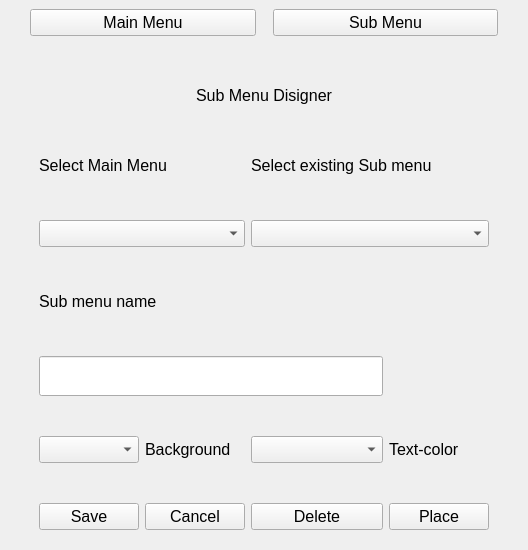
<?xml version="1.0" encoding="UTF-8"?>
<ui version="4.0">
 <class>Form</class>
 <widget class="QWidget" name="Form">
  <property name="geometry">
   <rect>
    <x>0</x>
    <y>0</y>
    <width>528</width>
    <height>550</height>
   </rect>
  </property>
  <property name="font">
   <font>
    <pointsize>12</pointsize>
   </font>
  </property>
  <property name="windowTitle">
   <string>Form</string>
  </property>
  <layout class="QGridLayout" name="gridLayout_4">
   <property name="leftMargin">
    <number>30</number>
   </property>
   <property name="topMargin">
    <number>9</number>
   </property>
   <property name="rightMargin">
    <number>30</number>
   </property>
   <property name="horizontalSpacing">
    <number>17</number>
   </property>
   <property name="verticalSpacing">
    <number>36</number>
   </property>
   <item row="0" column="0">
    <widget class="QPushButton" name="main_menu_btn">
     <property name="text">
      <string>Main Menu</string>
     </property>
    </widget>
   </item>
   <item row="0" column="1">
    <widget class="QPushButton" name="sub_menu_btn">
     <property name="text">
      <string>Sub Menu</string>
     </property>
    </widget>
   </item>
   <item row="2" column="0" colspan="2">
    <widget class="QStackedWidget" name="switch_menu">
     <property name="currentIndex">
      <number>1</number>
     </property>
     <widget class="QWidget" name="page">
      <layout class="QGridLayout" name="gridLayout">
       <property name="verticalSpacing">
        <number>40</number>
       </property>
       <item row="5" column="1">
        <widget class="QLabel" name="label_8">
         <property name="text">
          <string>Background</string>
         </property>
        </widget>
       </item>
       <item row="5" column="2">
        <widget class="QComboBox" name="text_color"/>
       </item>
       <item row="6" column="1">
        <widget class="QPushButton" name="cancel">
         <property name="maximumSize">
          <size>
           <width>100</width>
           <height>16777215</height>
          </size>
         </property>
         <property name="text">
          <string>Cancel</string>
         </property>
        </widget>
       </item>
       <item row="6" column="0">
        <widget class="QPushButton" name="save">
         <property name="maximumSize">
          <size>
           <width>100</width>
           <height>16777215</height>
          </size>
         </property>
         <property name="text">
          <string>Save</string>
         </property>
        </widget>
       </item>
       <item row="6" column="3">
        <widget class="QPushButton" name="place">
         <property name="maximumSize">
          <size>
           <width>100</width>
           <height>16777215</height>
          </size>
         </property>
         <property name="text">
          <string>Place</string>
         </property>
        </widget>
       </item>
       <item row="0" column="0" colspan="4">
        <widget class="QLabel" name="label">
         <property name="maximumSize">
          <size>
           <width>16777215</width>
           <height>60</height>
          </size>
         </property>
         <property name="text">
          <string>Main Menu Disigner</string>
         </property>
         <property name="alignment">
          <set>Qt::AlignCenter</set>
         </property>
        </widget>
       </item>
       <item row="3" column="0" colspan="4">
        <widget class="QLineEdit" name="name">
         <property name="minimumSize">
          <size>
           <width>0</width>
           <height>40</height>
          </size>
         </property>
         <property name="maximumSize">
          <size>
           <width>16777215</width>
           <height>40</height>
          </size>
         </property>
        </widget>
       </item>
       <item row="5" column="3">
        <widget class="QLabel" name="label_9">
         <property name="text">
          <string>Text Color</string>
         </property>
        </widget>
       </item>
       <item row="6" column="2">
        <widget class="QPushButton" name="delete_btn">
         <property name="text">
          <string>Delete</string>
         </property>
        </widget>
       </item>
       <item row="5" column="0">
        <widget class="QComboBox" name="bg_color"/>
       </item>
       <item row="2" column="0" colspan="4">
        <widget class="QLabel" name="label_2">
         <property name="maximumSize">
          <size>
           <width>16777215</width>
           <height>40</height>
          </size>
         </property>
         <property name="text">
          <string>Menu Name</string>
         </property>
        </widget>
       </item>
       <item row="1" column="0" colspan="2">
        <widget class="QLabel" name="label_4">
         <property name="text">
          <string>Select button to modify</string>
         </property>
        </widget>
       </item>
       <item row="1" column="2" colspan="2">
        <widget class="QComboBox" name="main_list_box"/>
       </item>
      </layout>
     </widget>
     <widget class="QWidget" name="page_2">
      <layout class="QGridLayout" name="gridLayout_3">
       <property name="verticalSpacing">
        <number>40</number>
       </property>
       <item row="7" column="0">
        <widget class="QPushButton" name="save_2">
         <property name="maximumSize">
          <size>
           <width>100</width>
           <height>16777215</height>
          </size>
         </property>
         <property name="text">
          <string>Save</string>
         </property>
        </widget>
       </item>
       <item row="2" column="0" colspan="2">
        <widget class="QComboBox" name="main_menu_box"/>
       </item>
       <item row="6" column="0">
        <widget class="QComboBox" name="bg_color_2"/>
       </item>
       <item row="7" column="2">
        <widget class="QPushButton" name="delete_btn_2">
         <property name="text">
          <string>Delete</string>
         </property>
        </widget>
       </item>
       <item row="7" column="1">
        <widget class="QPushButton" name="cancel_2">
         <property name="maximumSize">
          <size>
           <width>100</width>
           <height>16777215</height>
          </size>
         </property>
         <property name="text">
          <string>Cancel</string>
         </property>
        </widget>
       </item>
       <item row="0" column="0" colspan="4">
        <widget class="QLabel" name="label_5">
         <property name="maximumSize">
          <size>
           <width>16777215</width>
           <height>60</height>
          </size>
         </property>
         <property name="text">
          <string>Sub Menu Disigner</string>
         </property>
         <property name="alignment">
          <set>Qt::AlignCenter</set>
         </property>
        </widget>
       </item>
       <item row="6" column="2">
        <widget class="QComboBox" name="text_color_2"/>
       </item>
       <item row="6" column="3">
        <widget class="QLabel" name="label_11">
         <property name="text">
          <string>Text-color</string>
         </property>
        </widget>
       </item>
       <item row="5" column="0" colspan="3">
        <widget class="QLineEdit" name="sub_name">
         <property name="minimumSize">
          <size>
           <width>0</width>
           <height>40</height>
          </size>
         </property>
         <property name="maximumSize">
          <size>
           <width>16777215</width>
           <height>40</height>
          </size>
         </property>
        </widget>
       </item>
       <item row="6" column="1">
        <widget class="QLabel" name="label_10">
         <property name="text">
          <string>Background </string>
         </property>
        </widget>
       </item>
       <item row="7" column="3">
        <widget class="QPushButton" name="place_2">
         <property name="maximumSize">
          <size>
           <width>100</width>
           <height>16777215</height>
          </size>
         </property>
         <property name="text">
          <string>Place</string>
         </property>
        </widget>
       </item>
       <item row="3" column="0" colspan="2">
        <widget class="QLabel" name="label_6">
         <property name="maximumSize">
          <size>
           <width>16777215</width>
           <height>40</height>
          </size>
         </property>
         <property name="text">
          <string>Sub menu name</string>
         </property>
        </widget>
       </item>
       <item row="2" column="2" colspan="2">
        <widget class="QComboBox" name="sub_menu_box"/>
       </item>
       <item row="1" column="0" colspan="2">
        <widget class="QLabel" name="label_7">
         <property name="sizePolicy">
          <sizepolicy hsizetype="Preferred" vsizetype="Preferred">
           <horstretch>0</horstretch>
           <verstretch>0</verstretch>
          </sizepolicy>
         </property>
         <property name="maximumSize">
          <size>
           <width>16777215</width>
           <height>40</height>
          </size>
         </property>
         <property name="text">
          <string>Select Main Menu</string>
         </property>
        </widget>
       </item>
       <item row="1" column="2" colspan="2">
        <widget class="QLabel" name="label_3">
         <property name="text">
          <string>Select existing Sub menu</string>
         </property>
        </widget>
       </item>
      </layout>
     </widget>
    </widget>
   </item>
  </layout>
 </widget>
 <resources/>
 <connections/>
</ui>
